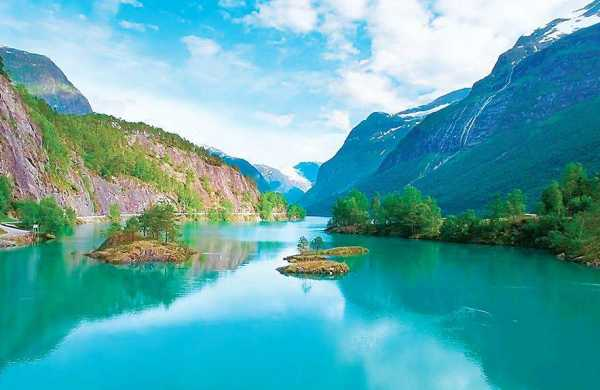
#> input picture 1.jpg, 600 x 390 px
$ python 7.Draw_rectangle.py
#> lines starting #> are read from the running program, lines starting #| are printed output that depends on the picture; after the words box and inside, x2 and y2 are one past the last pixel; in counts of white or black regions, pixels touching at a corner belong together
# Drawing Rectangle in an image
#If obj detected, draw rectangle: contains x,y

#SYNTAX:

import cv2
img=cv2.imread("1.jpg")
#> img is the input picture: shape (390, 600, 3); mean B, G, R 173.6, 168.1, 89.9

#cv2.rectangle(src,startpoint,endpoint,color,thickness)


cv2.rectangle(img, (200, 300), (200 + 100, 300 + 100), (0, 255, 0), 2)
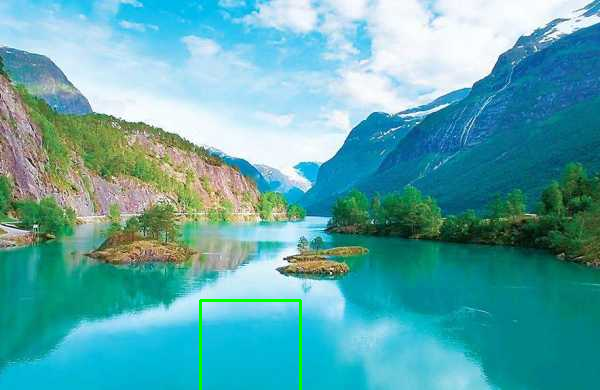
#> img: shape (390, 600, 3); 0.36% of pixels changed, all inside (x1, y1, x2, y2) = (199, 299, 302, 390)

#save image
cv2.imwrite("frame.jpg",img)
